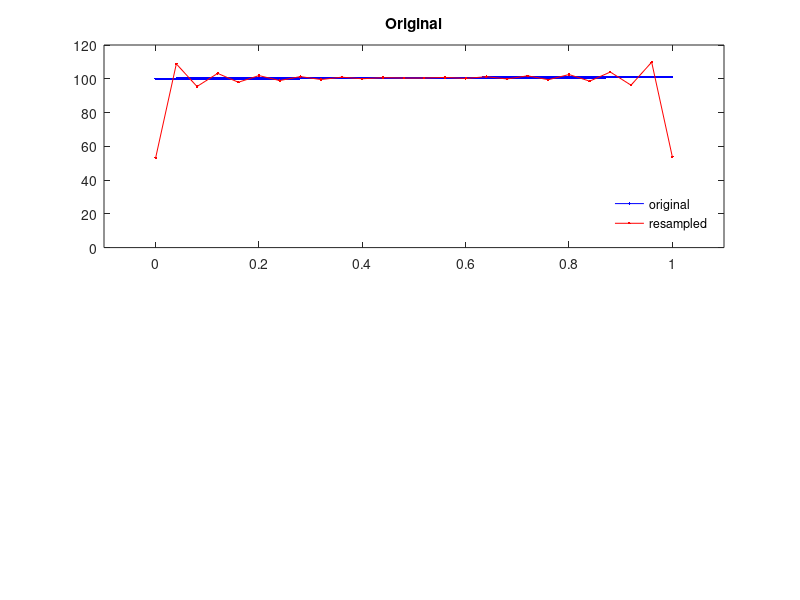

The MATLAB source for this figure: (Note: this script raises an error after producing the figure.)
%%% edge effect due to resampling
%%% https://www.mathworks.com/matlabcentral/answers/91767-why-do-i-obtain-edge-effects-or-oscillations-when-using-the-resample-function-to-perform-non-integer
%%% Tatsuo Okubo
%%% 2021-01-26

clear;

%% original method
fs_old = 400; % sampling frequency of the original signal (Hz)
fs_new = 25;   % sampling frequency after resampling (Hz)
T = 1; % [s]

%%
t = 0:1/fs_old:T;       % Time vector
x = t + 100;         % Define a linear sequence
y1 = resample(x, fs_new, fs_old);  % Now resample it
t1 = [0:(length(y1)-1)]*(1/fs_new);  % New time vector

figure(10); clf;
subplot(211)
plot(t, x, 'b.-', t1, y1, 'r.-')
legend('original','resampled', 'location', 'southeast');
legend boxoff
xlim([-0.1 T+0.1])
ylim([0 120])
title('Original')

%% pad values at the end to mitigate the edge effect due to resampling
[y2, t2] = resample_new(x, fs_new, fs_old);

subplot(212)
plot(t, x, 'b.-', t2, y2, 'r.-')
xlim([-0.1 T+0.1])
ylim([0 120])
legend('original','resampled (new)', 'location', 'southeast');
legend boxoff
xlabel('Time (s)')
title('Modified')